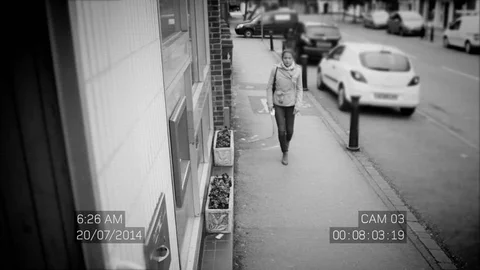
#> input picture 1.jpg, 480 x 270 px
$ python SlidingWindow.py --image ../1.jpg
#> lines starting #> are read from the running program, lines starting #| are printed output that depends on the picture
### ImagePyramid/helpers.py
import imutils
import cv2
from PIL import Image
from skimage.transform import pyramid_gaussian


# [20 lines left out: functions pyramid, pyramid_gaussian, not called in this run]

def sliding_window(image, step_size, window_size):
    for y in range(0, image.shape[0], step_size):
        for x in range(0, image.shape[1], step_size):
            yield (x, y, image[y:y + window_size[1], x:x + window_size[0]])

### ImagePyramid/SlidingWindow.py
from helpers import pyramid, sliding_window
import argparse
import time
import cv2

def main() -> int:
    ap = argparse.ArgumentParser()
    ap.add_argument('-i', '--image', required = True, help = 'Path to the image')
    args = vars(ap.parse_args())

    image = cv2.imread(args['image'])
#> image is the input picture: shape (270, 480, 3); mean B, G, R 119.8, 119.8, 119.8
    (winW, winH) = (128, 128)

    for (x, y, window) in sliding_window(image, step_size = 32, window_size = (winW, winH)):
        if window.shape[0] != winH or window.shape[1] != winW:
            continue

        clone = image.copy()
        clone = clone[y:y + winH, x:x + winW, :]
        # cv2.rectangle(clone, (x, y), (x + winW, y + winH), (0, 255, 0), 2)
        cv2.imshow('Window', clone)
        cv2.waitKey(1)
        time.sleep(0.025)
#> this loop made 135 passes
#> (x, y) on passes 1 to 12: (0, 0), (32, 0), (64, 0), (96, 0), (128, 0), (160, 0), (192, 0), (224, 0), (256, 0), (288, 0), (320, 0), (352, 0)
#> pass 1, in main, `clone = clone[y:y + winH, x:x + winW, :]`:
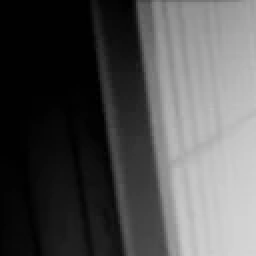
#> clone: shape (128, 128, 3) (shown 2 times larger); mean B, G, R 81.4, 81.4, 81.4
#> pass 2, in main, `clone = clone[y:y + winH, x:x + winW, :]`:
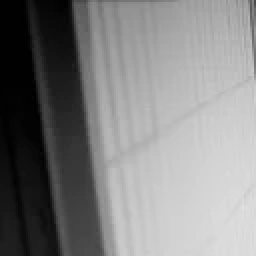
#> clone: shape (128, 128, 3) (shown 2 times larger); mean B, G, R 129.5, 129.5, 129.5
#> pass 3, in main, `clone = clone[y:y + winH, x:x + winW, :]`:
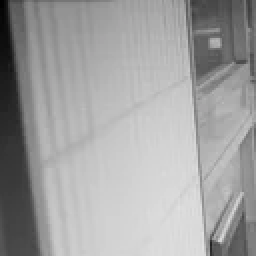
#> clone: shape (128, 128, 3) (shown 2 times larger); mean B, G, R 160.6, 160.6, 160.6

    # [10 lines of commented-out code are left out]
main()

$ run again, on gambar.jpg
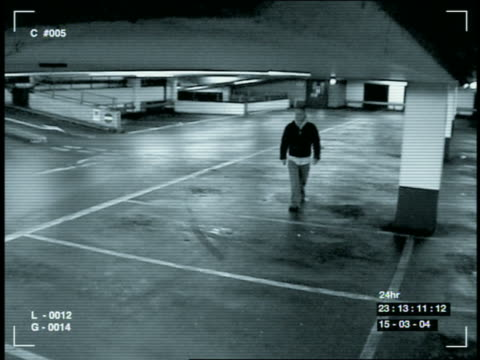
#> input picture gambar.jpg, 480 x 360 px
#> in main, image is the input picture: shape (360, 480, 3); mean B, G, R 98.2, 96.3, 77.1
#> the loop in main, `for (x, y, window) in sliding_window(image, step_size = 32, window_siz..` made 180 passes
#> (x, y) on passes 1 to 3: (0, 0), (32, 0), (64, 0)
#> pass 1, in main, `clone = clone[y:y + winH, x:x + winW, :]`:
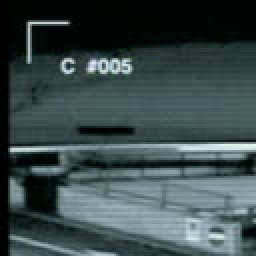
#> clone: shape (128, 128, 3) (shown 2 times larger); mean B, G, R 75.1, 74.3, 58
#> pass 3, in main, `clone = clone[y:y + winH, x:x + winW, :]`:
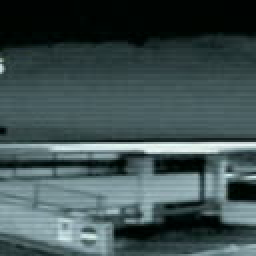
#> clone: shape (128, 128, 3) (shown 2 times larger); mean B, G, R 81.2, 80.2, 63.1

$ run again, on hasil0.jpg
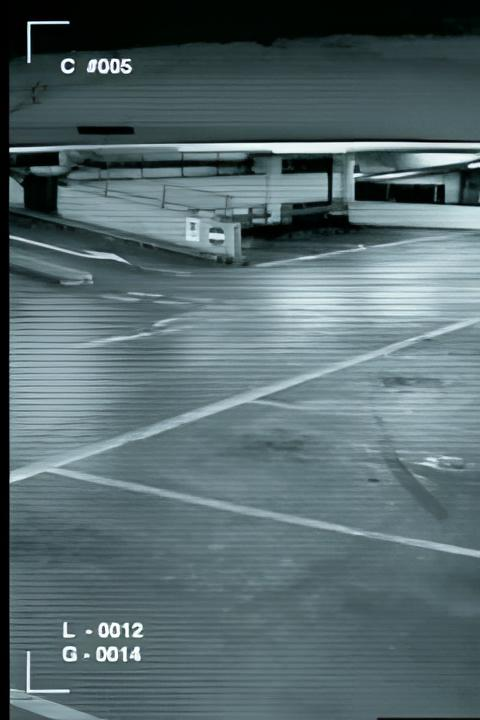
#> input picture hasil0.jpg, 480 x 720 px
#> in main, image is the input picture: shape (720, 480, 3); mean B, G, R 110.9, 106.5, 88.1
#> the loop in main, `for (x, y, window) in sliding_window(image, step_size = 32, window_siz..` made 345 passes
#> (x, y) on passes 1 to 3: (0, 0), (32, 0), (64, 0)
#> pass 1, in main, `clone = clone[y:y + winH, x:x + winW, :]`:
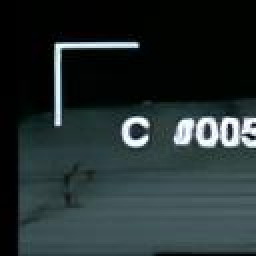
#> clone: shape (128, 128, 3) (shown 2 times larger); mean B, G, R 48.2, 47.5, 36.8
#> pass 3, in main, `clone = clone[y:y + winH, x:x + winW, :]`:
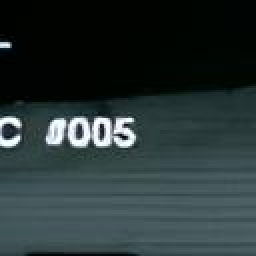
#> clone: shape (128, 128, 3) (shown 2 times larger); mean B, G, R 53, 52.7, 40.3
